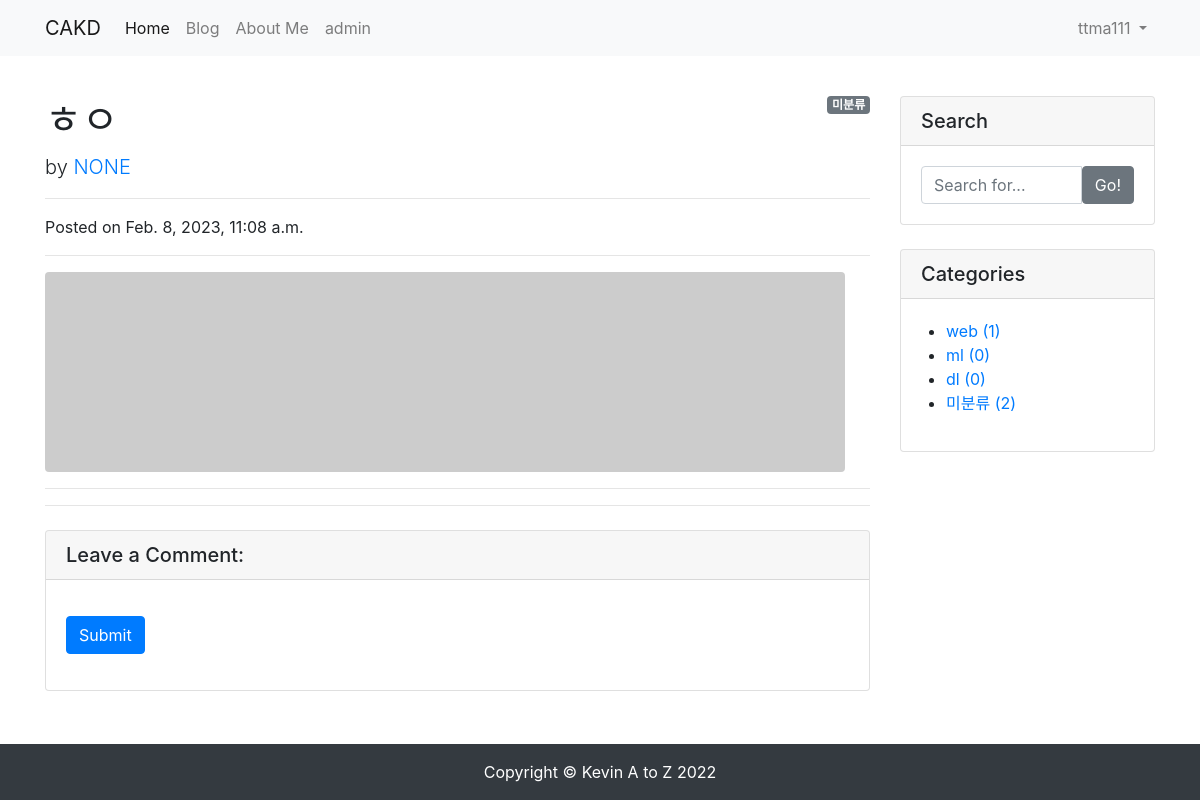
The app's page /blog/1/ (signed in) with its own data.
### blog/models.py (models this page shows, shortened)
class Post(models.Model):
    title = models.CharField(max_length=30)
    hook_text = models.CharField(max_length=100, blank=True)
    content = models.TextField()
    head_image = models.ImageField(upload_to='blog/images/%Y/%m/%d/', blank=True)
    file_upload = models.FileField(upload_to='blog/files/%Y/%m/%d/', blank=True)
    created_at = models.DateTimeField(auto_now_add=True)
    updated_at = models.DateTimeField(auto_now=True)
    author = models.ForeignKey(User, null=True, on_delete=models.SET_NULL)
    category = models.ForeignKey(Category, null=True, blank=True, on_delete=models.SET_NULL)
    tags = models.ManyToManyField(Tag, blank=True)
    def get_absolute_url(self): # 객체의 상세 페이지로 이동 할 수 있는 링크를 만들 수 있음, url 생성 규칙을 정의하는 메서드
        return f'/blog/{self.pk}/'
    def get_content_markdown(self):
        return markdown(self.content)

class Category(models.Model):
    name = models.CharField(max_length=50, unique=True)
    slug = models.SlugField(max_length=200, unique=True, allow_unicode=True)
    def __str__(self):
        return self.name
    def get_absolute_url(self):
        return f'/blog/category/{self.slug}/'
    class Meta:
        verbose_name_plural = 'categories'

### blog/views.py (the view)
# urls.py: path('<int:pk>/',views.PostDetail.as_view()),
class PostDetail(DetailView):
    model = Post
    def get_context_data(self, **kwargs):
        context = super(PostDetail,self).get_context_data()
        context['categories'] = Category.objects.all()
        context['no_category_post_count'] = Post.objects.filter(category=None).count()
        return context

### blog/templates/blog/post_detail.html (shortened to what this page needs)
{% extends 'blog/base.html' %}
{% load crispy_forms_tags %}
{% block main_area %}
    <div id="post-area">
        {% if post.category %}
            <span class="badge badge-secondary float-right">{{ post.category }}</span>
        {% else %}
            <span class="badge badge-secondary float-right">미분류</span>
        {% endif %}
        <h1 class="mt-4">{{ post.title }}</h1>
        <p class="lead">
            by
            <a href="#">{{ post.author | upper }}</a>
        </p>
        <hr>
        <p>Posted on {{ post.created_at }}</p>
        <hr>
        {% if post.head_image %}
            <img class="img-fluid rounded" src="{{ post.head_image.url }}" alt="{{ post.title }} head_image">
        {% else %}
            <img class="img-fluid rounded" src="https://picsum.photos/seed/{{ post.id }}/800/200" alt="random_image">
        {% endif %}
        <hr>
        <hr>
    </div>
    <div id="comment-area">
        <div class="card my-4">
            <h5 class="card-header">Leave a Comment:</h5>
            <div class="card-body">
                {% if user.is_authenticated %}
                <form id="comment-form" method="POST" action="{{ post.get_absolute_url }}new_comment/">
                    <button type="submit" class="btn btn-primary">Submit</button>
                </form>
                {% else %}
                    <a role="button" class="btn btn-outline-dark btn-block btn-sm" href="#" data-toggle="modal" data-target="#loginModal">Log in and leave a comment</a>
                {% endif %}
            </div>
        </div>
    </div>
{% endblock %}

### blog/templates/blog/base.html (shortened to what this page needs)
<html lang="en">
<head>
    <link rel="stylesheet" href="https://cdn.jsdelivr.net/npm/bootstrap@4.5.3/dist/css/bootstrap.min.css">
</head>
<body>
    {% include 'blog/navbar.html'%}
    <div class="container my-3">
        <div class="row">
            <div class="col-md-8 col-lg-9" id="main-area">
                {% block main_area %}
                {% endblock %}
            </div>
            <div class="col-md-4 col-lg-3">
                <div class="card my-4">
                    <h5 class="card-header">Search</h5>
                    <div class="card-body">
                        <div class="input-group">
                            <input type="text" class="form-control" placeholder="Search for...">
                            <span class="input-group-btn">
                                    <button class="btn btn-secondary" type="button">Go!</button>
                                </span>
                        </div>
                    </div>
                </div>
                <div class="card my-4" id="categories-card">
                    <h5 class="card-header">Categories</h5>
                    <div class="card-body">
                        <div class="row">
                            <ul>
                                {% for category in categories %}
                                <li>
                                    <a href="{{ category.get_absolute_url }}">{{ category }} ({{ category.post_set.count }})</a>
                                </li>
                                {% endfor %}
                                <li>
                                    <a href="/blog/category/no_category/">미분류 ({{ no_category_post_count }})</a>
                                </li>
                            </ul>
                        </div>
                    </div>
                </div>
            </div>
        </div>
    </div>
    <div class="fixed-bottom">
    {% include 'blog/footer.html'%}
    </div>
</body>
</html>

### blog/templates/blog/navbar.html (shortened to what this page needs)
{% load socialaccount %}
<nav class="navbar navbar-expand-lg navbar-light bg-light">
    <div class="container">
        <a class="navbar-brand" href="/">CAKD</a>
        <div class="collapse navbar-collapse" id="navbarNavDropdown">
            <ul class="navbar-nav">
                <li class="nav-item active">
                    <a class="nav-link" href="/">Home</a>
                </li>
                <li class="nav-item">
                    <a class="nav-link" href="/blog/">Blog</a>
                </li>
                <li class="nav-item">
                    <a class="nav-link" href="/about_me/">About Me</a>
                </li>
                <li class="nav-item">
                    <a class="nav-link" href="/admin/">admin</a>
                </li>
            </ul>
            <ul class="navbar-nav ml-auto"> {% if user.is_authenticated %} <li class="nav-item dropdown">
                    <a class="nav-link dropdown-toggle" href="#" id="navbarDropdownMenuLink" role="button"
                        data-toggle="dropdown" aria-haspopup="true" aria-expanded="false"> {{ user.username }} </a>
                </li> {% else %} <li class="nav-item">
                    <a class="nav-link" href="#" data-toggle="modal" data-target="#loginModal">Log In</a>
                </li> {% endif %} </ul>
        </div>
    </div>
</nav>

### records on screen
Post: title "ㅎㅇ", author "NONE", created_at "Feb. 8, 2023, 11:08 a.m."
Category: name "web", post_set.count "1"
Category: name "ml", post_set.count "0"
Category: name "dl", post_set.count "0"

### other values on screen
{{ user.username }} "ttma111"
{{ no_category_post_count }} "2"
